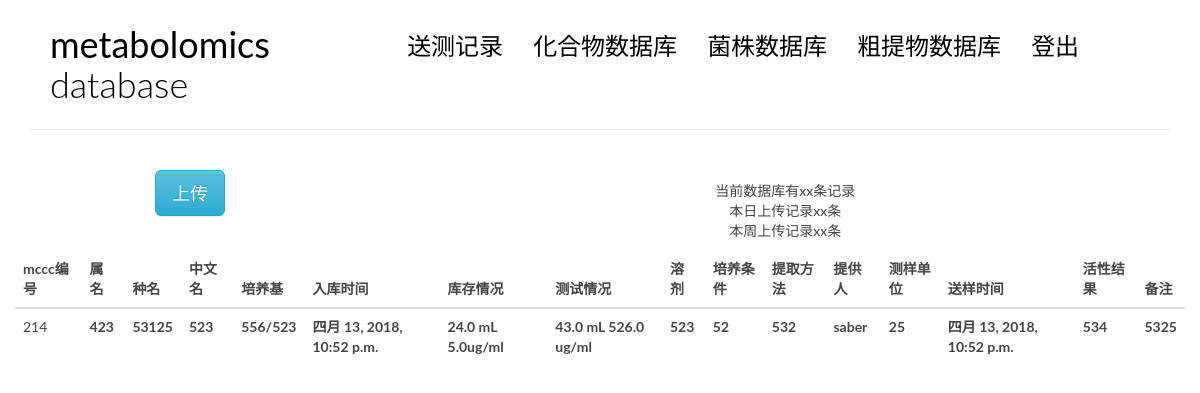
Page /crudeexindex/ on the earlier database version.
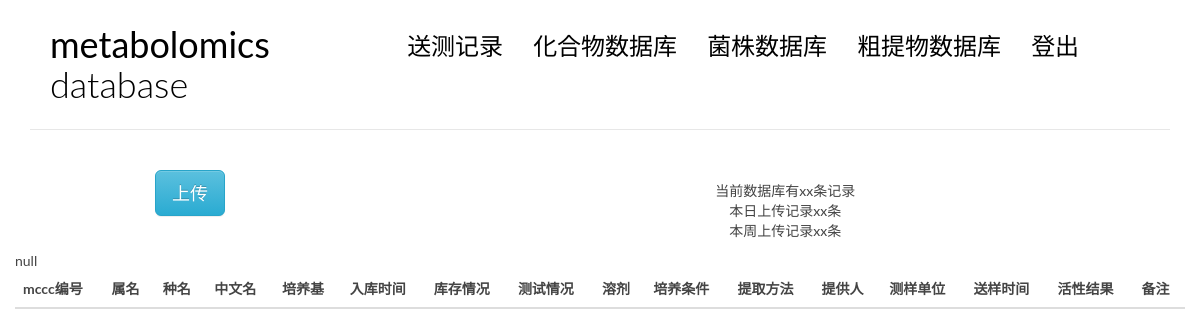
Same page on the later database version.
### blog/models.py (models this page shows, shortened)
class crudeex(models.Model):
    crudenumber = models.CharField(max_length = 50) #粗提物编号
    mcccnumber = models.CharField(max_length = 50) #mccc编号
    genus = models.CharField(max_length = 200) #属名
    species = models.CharField(max_length = 200) #种名
    chinesename = models.CharField(max_length = 200) #中文名
    media = models.CharField(max_length = 200) #培养基
    medianumber = models.CharField(max_length = 50) #培养基编号
    mass = models.FloatField() #重量，单位mg
    stockmass = models.FloatField() #库存量，单位mg
    cointermass = models.FloatField() #样品瓶重量，单位miug
    entertime = models.DateTimeField(auto_now_add=True, editable = True) #入库时间
    entervol = models.FloatField() #入库体积
    entercol =  models.FloatField() #入库浓度
    testcol = models.FloatField() #测试浓度
    testvol = models.FloatField() #测试体积
    activecol = models.FloatField() #活性浓度
    solvent = models.CharField(max_length = 100) #溶剂
    culture = models.CharField(max_length = 500, blank = True) #培养条件
    exrmethod = models.CharField(max_length = 500, blank = True) #提取方法
    provider = models.ForeignKey(User) #提供人
    department = models.CharField(max_length=100) #测样单位
    sendtime = models.DateTimeField(auto_now_add=True,editable = True) #送样时间
    activeresult = models.CharField(max_length = 500, blank = True) #活性检测结果
    comment = models.CharField(max_length = 500, blank = True)

### blog/crudeex.py (the view)
# urls.py: url(r'^crudeexindex/$', views.crudeexindex, name='crudeexindex'),
def crudeexindex(request, msg = -1):
    lists = crudeex.objects.all()
    return render(request, 'blog/crudeex.html', context = {'tests' : lists, 'msg' : msg} )

### templates/blog/crudeex.html (shortened to what this page needs)
{% extends 'base.html' %}
{%block main %}
<body>
            <div class="row">
                <div class="col-md-4 col-sm-5 col-xs-8">
                    <center>
                        <button class="btn btn-info btn-primary btn-lg" data-toggle="modal" data-target="#myModal">
                            上传
                        </button>
                    </center>
                </div>
                <div class="col-md-8 col-sm-7 col-xs-4">
                    <nav class="main-nav" role="navigation">
                        <div class="collapse navbar-collapse" id="bs-example-navbar-collapse-1">
                                <ul class="list-unstyled text-center" >
                                    <li>当前数据库有xx条记录</li>
                                    <li>本日上传记录xx条</li>
                                    <li>本周上传记录xx条</li>
                                  </ul>
                        </div>
                    </nav>
                </div>
            </div>
            <div class="col-md-12 col-sm-7 col-xs-4">
            <table class="table table-hover">
                    <thead>
                        <tr>
                            <th>mccc编号</th>
                            <th>属名</th>
                            <th>种名</th>
                            <th>中文名</th>
                            <th>培养基</th>
                            <th>入库时间</th>
                            <th>库存情况</th>
                            <th>测试情况</th>
                            <th>溶剂</th>
                            <th>培养条件</th>
                            <th>提取方法</th>
                            <th>提供人</th>
                            <th>测样单位</th>
                            <th>送样时间</th>
                            <th>活性结果</th>
                            <th>备注</th>
                        </tr>
                    </thead>
                    <tbody>
                            {% for crudeex in tests %}
                            <tr class="row1">
                                    <td class = "field-mcccnumber"> {{crudeex.mcccnumber}}</td>
                                    <th class = "field-genus">{{crudeex.genus}}</th>
                                    <th class = "field-species">{{crudeex.species}}</th>
                                    <th class = "field-chinesename">{{crudeex.chinesename}}</th>
                                    <th class = "field-media">{{crudeex.media}}/{{crudeex.medianumber}}</th>
                                    <th class = "field-entertime">{{crudeex.entertime}}</th>
                                    <th class = "field-entervol">{{crudeex.entervol}} mL {{crudeex.entercol}}ug/ml</th>
                                    <th class = "field-testvol">{{crudeex.testvol }} mL {{crudeex.testcol}} ug/ml</th>
                                    <th class = "field-solvent">{{crudeex.solvent}}</th>
                                    <th class = "field-culture">{{crudeex.culture}}</th>
                                    <th class = "field-exrmethod">{{crudeex.exrmethod}}</th>
                                    <th class = "field-provider">{{crudeex.provider}}</th>
                                    <th class = "field-department">{{crudeex.department}}</th>
                                    <th class = "field-sendtime">{{crudeex.sendtime}}</th>
                                    <th class = "field-activeresult">{{crudeex.activeresult}}</th>
                                    <th class = "field-comment">{{crudeex.comment}}</th>
                            </tr>
                            {% empty %}
                              <div class="row1">null</div>
                            {% endfor %}
                    </tbody>
                </table>
                </div>
</body>
{% endblock main %}

Differences in the rows shown:
removed crudeex: mcccnumber "214", genus "423", species "53125", chinesename "523", media "556", medianumber "523", entertime "四月 13, 2018, 10:52 p.m.", entervol "24.0", entercol "5.0", testvol "43.0", testcol "526.0", solvent "523", culture "52", exrmethod "532", provider "saber", department "25", sendtime "四月 13, 2018, 10:52 p.m.", activeresult "534", comment "5325"
Other differences:
text now shown: "null"
